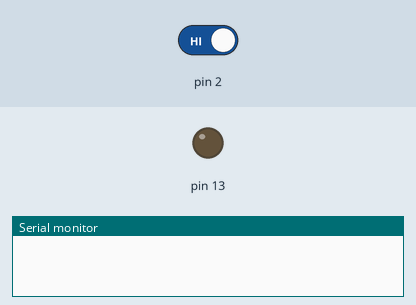
A sketch run on a simulated Arduino Uno, built with avr-gcc and run on an emulated ATmega328P. On the bench: output pins drawn as LEDs (lit = HIGH), the last lines printed to the serial monitor. Inputs (shaded band) come from the test bench; at power-on: pin 2 HIGH.

Above: at 1.2 s.
1.3 s: pin 2 driven LOW
At 3.4 s:
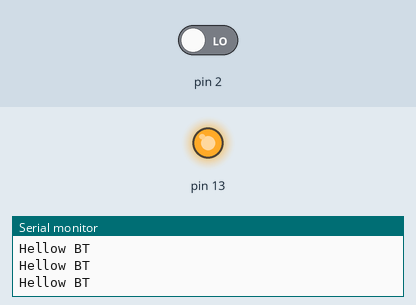
Timing chart, 0 to 4.9 s (numbered marks = the images above; inputs shaded):
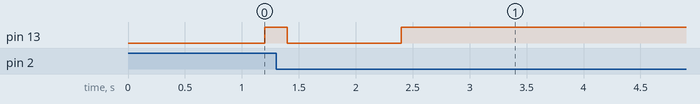

The sketch:

Buetooth.ino
```cpp
unsigned int timeout=0;
unsigned char state=0;

ISR(TIMER2_OVF_vect) {
  TCNT2 = 0;
  timeout++;
  if (timeout > 61) {
    state = 1;
    timeout = 0;
  }
}

void init_timer2(void) {
  TCCR2A |= (1 << WGM21) | (1 << WGM20);
  TCCR2B |= 0x07;   // by clk/1024
  ASSR |= (0<<AS2);    // Use internal clock - external clock not used in Arduino
  TIMSK2 |= 0x01;   //Timer2 Overflow Interrupt Enable
  TCNT2 = 0;
  sei();
}

void setup() {
  Serial.begin(9600);
  pinMode(2, INPUT);
  pinMode(13, OUTPUT);
  attachInterrupt(0, cleantime, FALLING);
  init_timer2();
}

void loop() {
  switch(state) {
    case 0:
      digitalWrite(13,LOW);
      break;
    case 1:
      digitalWrite(13,HIGH);
      Serial.println("Hellow BT");
      break;
  }
  delay(200);
}

void cleantime() {
  timeout=0;
  state=0;
}
```

Measured:
- after the input at 1.3 s, pin 13: HIGH → LOW after 0.10 s, → HIGH 1.0 s later
